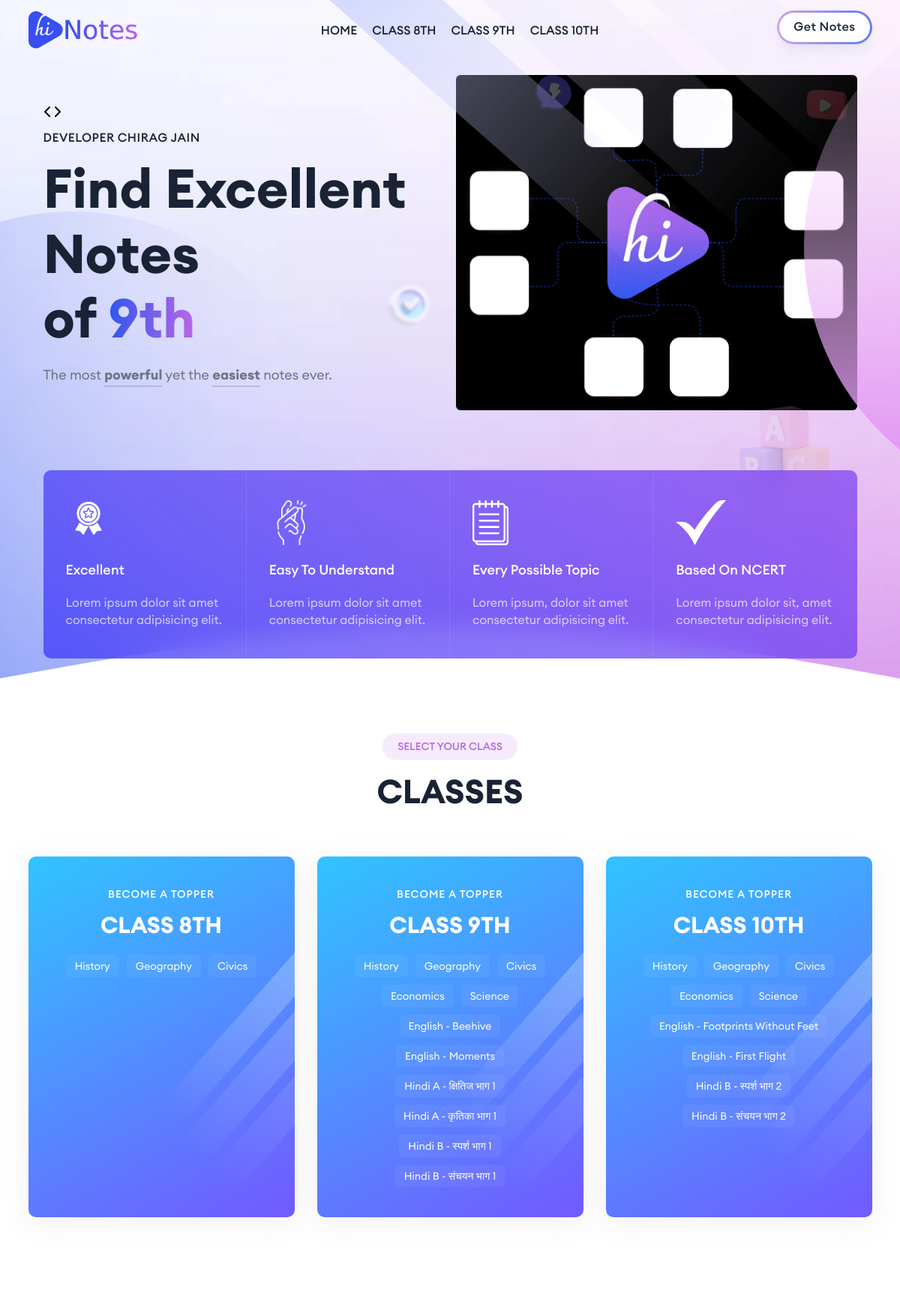
The page / (upper part) on the database its author committed.
### managenotes/models.py (models this page shows, shortened)
class Class(models.Model):
    name = models.CharField(max_length=4)
    name_computing = models.CharField(max_length=4, default="")
    name_word = models.CharField(max_length=32, default="")
    is_hidden = models.BooleanField(default=False)
    class Meta:
        ordering = ['name_computing']

class Subject(models.Model):
    name = models.CharField(max_length=32)
    class_field = models.ForeignKey(Class, on_delete=models.CASCADE, related_name='subjects')
    is_hidden = models.BooleanField(default=False)

### HiRank/views.py (the view)
# urls.py: 2. Add a URL to urlpatterns:  path('', views.home, name='home')
def home(request):
    classes = Class.objects.prefetch_related('subjects__notes').all()
    context = {'classes': classes}
    return render(request, "home/index.html", context)

### HiRank/templatetags/custom_filters.py (called while the page is built)
@register.filter
def urldecode(value):
    return unquote(value)

### templates/home/index.html (shortened to what this page needs)
{% extends 'home/base.html' %}
{% load static %}
{% block class_animation_info %}{% for class in classes %}{% if not class.is_hidden %}<b class="{% if forloop.first %}is-visible{% else %}is-hidden{% endif %} theme-gradient">{{ class.name }}th</b>{% endif %}{% endfor %}{% endblock class_animation_info %}
{% block main_content %}
{% include 'dev/select_class.html'%}
{% endblock main_content %}

### templates/home/base.html (shortened to what this page needs)
{% load static %}
<!DOCTYPE html>
<html lang="en">
<head>
    <link rel="stylesheet" href="{% static 'assets/css/vendor/bootstrap.min.css' %}">
    <link rel="stylesheet" href="{% static 'assets/css/vendor/slick.css' %}">
    <link rel="stylesheet" href="{% static 'assets/css/vendor/slick-theme.css' %}">
    <link rel="stylesheet" href="{% static 'assets/css/plugins/sal.css' %}">
    <link rel="stylesheet" href="{% static 'assets/css/plugins/feather.css' %}">
    <link rel="stylesheet" href="{% static 'assets/css/plugins/fontawesome.min.css' %}">
    <link rel="stylesheet" href="{% static 'assets/css/plugins/euclid-circulara.css' %}">
    <link rel="stylesheet" href="{% static 'assets/css/plugins/swiper.css' %}">
    <link rel="stylesheet" href="{% static 'assets/css/plugins/magnify.css' %}">
    <link rel="stylesheet" href="{% static 'assets/css/plugins/odometer.css' %}">
    <link rel="stylesheet" href="{% static 'assets/css/plugins/animation.css' %}">
    <link rel="stylesheet" href="{% static 'assets/css/plugins/bootstrap-select.min.css' %}">
    <link rel="stylesheet" href="{% static 'assets/css/plugins/jquery-ui.css' %}">
    <link rel="stylesheet" href="{% static 'assets/css/plugins/magnigy-popup.min.css' %}">
    <link rel="stylesheet" href="{% static 'assets/css/style.css' %}">
</head>
<body class="rbt-header-sticky">
    <header class="rbt-header rbt-header-10 nav">
        <div class="rbt-header-wrapper header-space-betwween header-transparent header-sticky">
            <div class="container-fluid">
                <div class="mainbar-row rbt-navigation-start align-items-center">
                    <div class="header-left rbt-header-content">
                        <div class="header-info">
                            <div class="logo">
                                <a href="/">
                                    <img src="{% static 'assets/images/logo/logo.png' %}" alt="Education Logo Images">
                                </a>
                            </div>
                        </div>
                    </div>
                    <div class="rbt-main-navigation d-none d-xl-block">
                        <nav class="mainmenu-nav">
                            <ul class="mainmenu">
                                <li class="with-megamenu has-menu-child-item position-static">
                                    <a href="#">HOME</a>
                                </li>
                                {% for class in classes %}
                                {% if not class.is_hidden %}
                                    <li class="with-megamenu has-menu-child-item position-static">
                                        <a href="#{{ class.name_word }}">CLASS {{class.name}}TH</a>
                                    </li>
                                {% endif %}
                                {% endfor %}
                            </ul>
                        </nav>
                    </div>
                    <div class="header-right">
                        <div class="rbt-btn-wrapper d-none d-xl-block">
                            <a class="rbt-btn rbt-marquee-btn marquee-auto btn-border-gradient radius-round btn-sm hover-transform-none" href="#select_class">
                                <span >Get Notes</span>
                            </a>
                        </div>
                    </div>
                </div>
            </div>
        </div>
    </header>
<div class="rbt-splash-slider d-flex align-items-center">
    <div class="wrapper">
        <div class="container-fluid">
            <div class="row align-items-center">
                <div class="col-lg-12 col-xl-6 order-2 order-xl-1">
                    <div class="inner">
                        <div class="banner-top">
                            <div class="banner-badge-top">
                                <div class="icon">
                                    <img src="{% static 'assets/images/icons/code.svg' %}" alt="Icons Images">
                                </div>
                                <span class="subtitle">Developer Chirag Jain</span>
                            </div>
                        </div>
                        <h1 class="title">Find Excellent Notes <br > of
                            <span class="cd-headline slide">
                                <span class="cd-words-wrapper">
                                    {% block class_animation_info %}{% endblock class_animation_info %}
                                </span>
                            </span>
                        </h1>
                        <p class="description">The most <strong>powerful</strong> yet the
                            <strong>easiest</strong> notes ever.
                        </p>
                    </div>
                </div>
                <div class="col-lg-12 col-xl-6 order-1 order-xl-2">
                    <div class="video-popup-wrapper">
                        <div class="banner-group-shape">
                            <div class="shape-image scene shape-4">
                                <span data-depth="2">
                                </span>
                            </div>
                            <div class="shape-image scene shape-5">
                                <span data-depth="-2">
                                </span>
                            </div>
                            <div class="shape-image scene shape-6">
                                <span data-depth="5">
                                    <img src="{% static 'assets/images/splash/icons/shape-6.png' %}" alt="Shape Images">
                                </span>
                            </div>
                            <div class="shape-image scene shape-7">
                                <span data-depth="-3">
                                    <img src="{% static 'assets/images/splash/icons/shape-7.png' %}" alt="Shape Images">
                                </span>
                            </div>
                        </div>
                    </div>
                </div>
            </div>
            <div class="col-lg-12">
                <div class="row">
                    <div class="splash-service-main position-relative">
                        <div class="service-wrapper service-white">
                            <div class="row g-0">
                                <div class="col-lg-6 col-xl-3 col-md-6 col-sm-6 col-12 service__style--column">
                                    <div class="service service__style--1">
                                        <div class="icon">
                                            <img src="{% static 'assets/images/icons/excellent.svg' %}" alt="Icon Images">
                                        </div>
                                        <div class="content">
                                            <h4 class="title">Excellent</h4>
                                            <p>Lorem ipsum dolor sit amet consectetur adipisicing elit.</p>
                                        </div>
                                    </div>
                                </div>
                                <div class="col-lg-6 col-xl-3 col-md-6 col-sm-6 col-12 service__style--column">
                                    <div class="service service__style--1">
                                        <div class="icon">
                                            <img src="{% static 'assets/images/icons/icons-04.png' %}" alt="Icon Images">
                                        </div>
                                        <div class="content">
                                            <h4 class="title">Easy To Understand</h4>
                                            <p>Lorem ipsum dolor sit amet consectetur adipisicing elit.</p>
                                        </div>
                                    </div>
                                </div>
                                <div class="col-lg-6 col-xl-3 col-md-6 col-sm-6 col-12 service__style--column">
                                    <div class="service service__style--1">
                                        <div class="icon">
                                            <img src="{% static 'assets/images/icons/notes.svg' %}" alt="Icon Images">
                                        </div>
                                        <div class="content">
                                            <h4 class="title">Every Possible Topic</h4>
                                            <p>Lorem ipsum, dolor sit amet consectetur adipisicing elit.</p>
                                        </div>
                                    </div>
                                </div>
                                <div class="col-lg-6 col-xl-3 col-md-6 col-sm-6 col-12 service__style--column">
                                    <div class="service service__style--1">
                                        <div class="icon">
                                            <img src="{% static 'assets/images/icons/tick.svg' %}" alt="Icon Images">
                                        </div>
                                        <div class="content">
                                            <h4 class="title">Based On NCERT</h4>
                                            <p>Lorem ipsum dolor sit, amet consectetur adipisicing elit.
                                            </p>
                                        </div>
                                    </div>
                                </div>
                            </div>
                        </div>
                    </div>
                </div>
            </div>
        </div>
    </div>
    <div class="shape-wrapper">
        <div class="shape-image shape-1">
            <img src="{% static 'assets/images/splash/icons/shape-1.png' %}" alt="Shape Images">
        </div>
        <div class="shape-image shape-2">
        </div>
        <div class="shape-image shape-3">
            <img src="{% static 'assets/images/splash/icons/shape-3.png' %}" alt="Shape Images">
        </div>
    </div>
</div>
{% block main_content %}{% endblock %}
</body>
</html>

### templates/dev/select_class.html (shortened to what this page needs)
{% load static %}
<div class="rbt-splash-coding-quality-area bg-color-white rbt-section-gapBottom">
    <div class="wrapper">
        <div class="container">
            <div class="row mb--60">
                <div class="col-lg-12">
                    <div class="section-title text-center">
                        <span class="subtitle bg-secondary-opacity" >Select Your Class</span>
                        <h2 class="title" id="select_class">CLASSES</h2>
                    </div>
                </div>
            </div>
            <div class="row g-5">
                {% for class in classes %}
                {% if not class.is_hidden %}
                <div class="col-lg-4 col-md-6 col-12" data-sal-delay="150" data-sal="slide-up" data-sal-duration="800">
                    <div class="top-features-box h-100 text-center bg-gradient-17">
                        <div class="inner">
                            <div class="content">
                                <span class="pre-title text-uppercase">BECOME A TOPPER</span>
                                <a href="#{{ class.name_word }}"><h4 class="title">CLASS {{class.name}}TH</h4></a>
                            </div>
                            <div class="rbt-badge-group">
                                {% for subject in class.subjects.all %}
                                    {% if not subject.is_hidden %}
                                        <a href="#__{{ class.name_word }}_{{ subject.name|slugify }}"><span class="rbt-badge">{{ subject.name }}</span></a>
                                    {% endif %}
                                {% endfor %}
                            </div>
                        </div>
                        <div class="shape-image">
                            <img src="{% static 'assets/images/splash/icons/sun-shadow-right.png' %}">
                        </div>
                    </div>
                </div>
                {% endif %}
                {% endfor %}
            </div>
        </div>
    </div>
</div>

### templates/dev/class_n_tabular.html (shortened to what this page needs)
{% load static %} {% load custom_filters %}

### templates/dev/class_n_adv_tab.html (shortened to what this page needs)
{% load static %}
{% load custom_filters %}

### rows shown on the page
Class: name "8", is_hidden False (drawn)
Class: name "9", is_hidden False (drawn)
Class: name "10", is_hidden False (drawn)
Subject: name "History"
Subject: name "Geography"
Subject: name "Civics"
Subject: name "History"
Subject: name "Geography"
Subject: name "Civics"
Subject: name "Economics"
Subject: name "Science"
Subject: name "English - Beehive"
Subject: name "English - Moments"
Subject: name "Hindi A - क्षितिज भाग 1"
Subject: name "Hindi A - कृतिका भाग 1"
Subject: name "Hindi B - स्पर्श भाग 1"
Subject: name "Hindi B - संचयन भाग 1"
Subject: name "History"
Subject: name "Geography"
Subject: name "Civics"
Subject: name "Economics"
Subject: name "Science"
Subject: name "English - Footprints Without Feet"
Subject: name "English - First Flight"
Subject: name "Hindi B - स्पर्श भाग 2"
Subject: name "Hindi B - संचयन भाग 2"
